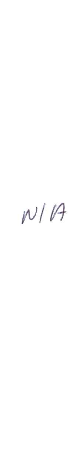
#> input picture img13.png, 75 x 454 px
$ python test6_char.py
#> lines starting #> are read from the running program, lines starting #| are printed output that depends on the picture; after the words box and inside, x2 and y2 are one past the last pixel; in counts of white or black regions, pixels touching at a corner belong together
import cv2
import numpy as np

# Let's load a simple image with 3 black squares
image = cv2.imread('img13.png')
#> image is the input picture: shape (454, 75, 3); mean B, G, R 254.3, 254.2, 254.2
# cv2.waitKey(0)

# Grayscale
gray = cv2.cvtColor(image, cv2.COLOR_BGR2GRAY)

_, binary_img = cv2.threshold(gray, 150, 255, cv2.THRESH_BINARY_INV)
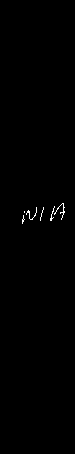
#> binary_img: shape (454, 75); 0.35% white in thin lines or dots, all inside (x1, y1, x2, y2) = (22, 203, 65, 224)
cv2.imshow('Binary', binary_img)
cv2.waitKey(0)
# Find Canny edges
edged = cv2.Canny(binary_img, 30, 200)
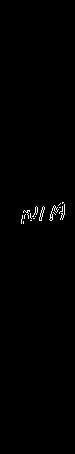
#> edged: shape (454, 75); 0.52% white in thin lines or dots, all inside (x1, y1, x2, y2) = (21, 202, 65, 224)
cv2.imshow('Edge', edged)
cv2.waitKey(0)

kernel = np.ones((2, 2), np.uint8)
dilated = cv2.dilate(edged, kernel, iterations=1)
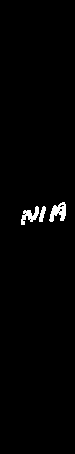
#> dilated: shape (454, 75); 1.2% white; 3 white regions
cv2.imshow('Dilated Edge', dilated)
cv2.waitKey(0)
# Finding Contours
# Use a copy of the image e.g. edged.copy()
# since findContours alters the image
contours, hierarchy = cv2.findContours(dilated,
                                       cv2.RETR_EXTERNAL, cv2.CHAIN_APPROX_NONE)
#> contours = 3 contours; box (x1, y1, x2, y2) and area: (49, 202, 66, 222) 170, (21, 206, 39, 225) 121, (39, 206, 46, 222) 47


img_with_boxes = image.copy()
for contour in contours:
    x, y, w, h = cv2.boundingRect(contour)
    cv2.rectangle(img_with_boxes, (x, y), (x+w, y+h), (0, 255, 0), 2)
#> this loop made 3 passes
#> (x, y, w, h) on passes 1 to 3: (39, 206, 7, 16), (21, 206, 18, 19), (49, 202, 17, 20)
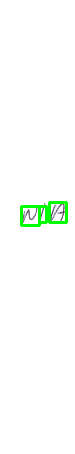
#> img_with_boxes: shape (454, 75, 3); 1.52% of pixels changed, all inside (x1, y1, x2, y2) = (20, 201, 68, 227)


def thresholding(image):
    img_gray = cv2.cvtColor(image, cv2.COLOR_BGR2GRAY)
    ret, thresh = cv2.threshold(img_gray, 170, 255, cv2.THRESH_BINARY_INV)
    thresh = cv2.GaussianBlur(thresh, (7, 7), 0)
    ret, thresh = cv2.threshold(thresh, 100, 255, cv2.THRESH_BINARY)
    return thresh


cv2.imshow('Boxed', img_with_boxes)
# cv2.imshow('Canny Edges After Contouring', edged)
cv2.waitKey(0)

print("Number of Contours found = " + str(len(contours)))
#| Number of Contours found = 3

$ run again, with img11.png copied over img13.png
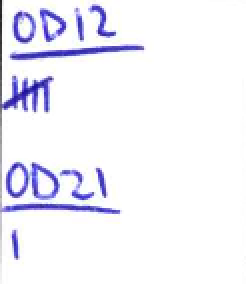
#> input picture img11.png, 123 x 142 px (shown 2 times larger)
#> image is the input picture: shape (142, 123, 3); mean B, G, R 248.9, 240.9, 241.4
#> `_, binary_img = cv2.threshold(gray, 150, 255, cv2.THRESH_BINARY_INV)`:
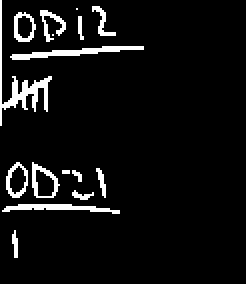
#> binary_img: shape (142, 123) (shown 2 times larger); 6.3% white in thin lines or dots, all inside (x1, y1, x2, y2) = (0, 0, 72, 129)
#> dilated: shape (142, 123); 10.4% white in thin lines or dots, all inside (x1, y1, x2, y2) = (0, 0, 73, 130)
#> contours = 12 contours, 1 with area under 20; largest, box (x1, y1, x2, y2) and area: (1, 81, 61, 108) 468, (0, 0, 27, 64) 239, (5, 22, 73, 31) 216, (19, 4, 34, 22) 156, (6, 6, 19, 22) 152
#> the loop `for contour in contours:` made 12 passes
#> (x, y, w, h) on passes 1 to 8: (5, 114, 5, 16), (36, 95, 12, 6), (48, 84, 6, 16), (31, 84, 11, 8), (1, 81, 60, 27), (5, 22, 68, 9), (38, 8, 5, 13), (6, 6, 13, 16)
#> after the loop `for contour in contours:`:
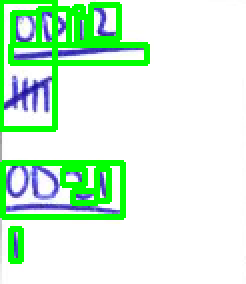
#> img_with_boxes: shape (142, 123, 3) (shown 2 times larger); 13.47% of pixels changed, all inside (x1, y1, x2, y2) = (0, 0, 75, 132)
#| Number of Contours found = 12
